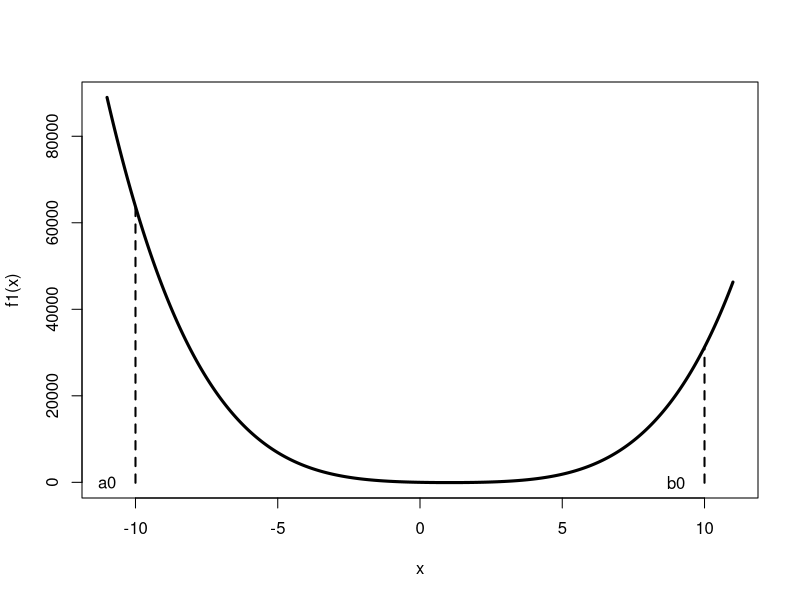
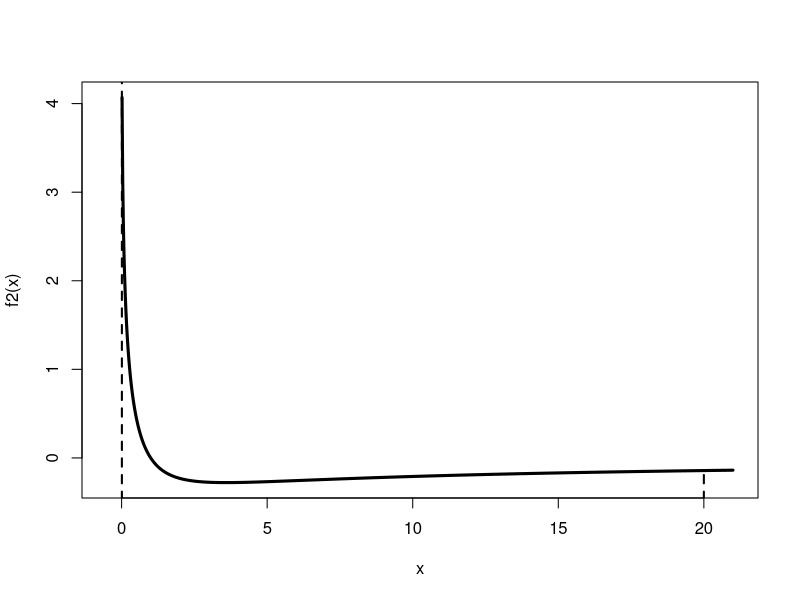

The R script that drew these images, in order: (Note: this script raises an error after producing the figures.)
#####################################################################################
############################# Univariate Optimization ###############################
#####################################################################################

################################################ Task 1 ########################################################
# An example of a unimodal function (on [0,2])
f <- function(x)
{
  1*x^4 - 14*x^3 + 60*x^2 - 70*x
}

### The derivative of f
f_prime <- function(x)
{
  4*x^3 - 42*x^2 + 120*x - 70
}

### The 2nd derivative of f
f_dbl <- function(x)
{
  12*x^2 - 84*x + 120
}

####################################################
####### FUNCTION FOR GOLDEN SECTION SEARCH #########
####################################################
golden <- function(f, int, precision = 1e-6, max_iter = 100)
{
  # ::: This function implements the golden section search for a 
  # ::: *minimum* for the function 'f' on the range [int]
  # ::: with precision no greater than 'precision'.
  # ::: Note: 'int' is an interval such as c(2,3).
  # ::: If you want to *maximize*, multiply your function by -1.
  
  rho <- (3-sqrt(5))/2 # ::: Golden ratio
  # ::: Work out first iteration here
  f_a <- f(int[1] + rho*(diff(int)))
  f_b <- f(int[2] - rho*(diff(int)))
  ### How many iterations will we need to reach the desired precision?
  N <- ceiling(log(precision/(diff(int)))/log(1-rho))
  a <- int[1] # interval starts from a
  b <- int[2] # interval ends at b
  for (i in 1:(N)) {                   # index the number of iterations
    if (i > max_iter) stop("Exceed maximum number of iterations.")
    if (f_a < f_b) {
      b <- b - rho*(diff(c(a, b)))
      f_b <- f_a
      f_a <- f( a + rho*(diff(c(a, b))) )
    } else {
      a <- a + rho*(diff(c(a, b)))
      f_a <- f_b
      f_b <- f( b - rho*(diff(c(a, b))) )
    }
    print(paste0("Iter", i, "; [", a, ", ", b, "]."))
  }
  c(a, b)
}



##########################################################
####### FUNCTION FOR BISECTION METHOD ####################
##########################################################
bisection <- function(f_prime, int, precision = 1e-6, max_iter = 100)
{
  # ::: f_prime is the function for the first derivative
  # ::: of f, int is an interval such as c(0,1) which 
  # ::: denotes the domain
  
  N <- ceiling(log(precision/(diff(int)))/log(.5))
  f_prime_a <- f_prime(int[1] + diff(int)/2)
  a <- int[1]
  b <- int[2]
  for (i in 1:N) {
    if (i > max_iter) stop("Exceed maximum number of iterations.")
    if (f_prime_a < 0) {
      a <- a + diff(c(a, b))/2
      f_prime_a <- f_prime(a + diff(c(a, b))/2)
    } else if (f_prime_a > 0) {
      b <- b - diff(c(a, b))/2
      f_prime_a <- f_prime(a + diff(c(a, b))/2)
      } else if (f_prime_a == 0) {
        print(paste0("Iter", i, "; [", a, ", ", b, "].", " Find point x = ", (a + b)/2 ))
        break
        }
    print(paste0("Iter", i, "; [", a, ", ", b, "]."))  
  }
  c(a, b)
}


##########################################################
####### FUNCTION FOR NEWTON'S METHOD #####################
##########################################################
newton <- function(f_prime, f_dbl, precision = 1e-6, start, max_iter = 100) {
  # ::: f_prime is first derivative function
  # ::: f_dbl is second derivitive function
  # ::: start is starting 'guess'
  
  x_old <- start
  x_new <- x_old - f_prime(x_old)/f_dbl(x_old)
    
    i <- 1 # ::: use 'i' to print iteration number
  print(paste0("Iteration ", i, "; Estimate = ", x_new) )
  while (abs(x_new - x_old) > precision) {
    if (i + 1 > max_iter) stop("Exceed maximum number of iterations.")
    x_old <- x_new
    x_new <- x_old - f_prime(x_old)/f_dbl(x_old)
      # ::: redefine variables and calculate new estimate
      
      # ::: keep track of iteration history
      print(paste0("Iteration ", i + 1, "; Estimate = ", x_new) )
    i <- i + 1
  }
  x_new
}



########################################################
####### FUNCTION FOR SECANT METHOD #####################
########################################################
secant <- function(f_prime, start1, start2, precision = 1e-6, max_iter = 100)
{
  x_old1 <- start1
  x_old2 <- start2
  x_new <- x_old2 - (x_old2 - x_old1)/(f_prime(x_old2) - f_prime(x_old1)) * f_prime(x_old2)
  i <- 1 # ::: use 'i' to print iteration number
  print(paste0("Iteration ", i, "; Estimate = ", x_new) )
  while (abs(x_new - x_old2) > precision) {
    if (i + 1 > max_iter) stop("Exceed maximum number of iterations.")
    x_old1 <- x_old2
    x_old2 <- x_new
    x_new <- x_old2 - (x_old2 - x_old1)/(f_prime(x_old2) - f_prime(x_old1)) * f_prime(x_old2)
    # ::: redefine variables and calculate new estimate
    
    # ::: keep track of iteration history
    print(paste0("Iteration ", i + 1, "; Estimate = ", x_new) )
    i <- i + 1
  }
  x_new
}


################################################ Task 2 ########################################################

# An example of a function (on [-10,10])
f1 <- function(x) {
  4*x^4 - 15*x^3 + 75*x^2 - 125*x
}

f_prime1 <- function(x) {
  16*x^3 - 45*x^2 + 150*x -125
}

f_dbl1 <- function(x) {
  48*x^2 - 90*x +150
}


### plot the function from -11 to 11
curve(f1, from = -11, to = 11, n = 1001, lwd = 3) # plot the function from -10 to 10
### Create diagram to depict starting points and first picks
a0 <- -10; b0 <- 10;
### plot dashed lines from a0 and b0 to curve
text(a0 - 1,-30, "a0")
segments(a0, -100, a0, f1(a0), lty = 2, lwd = 2)
text(b0 - 1,-30, "b0")
segments(b0, -100, b0, f1(b0), lty = 2, lwd = 2)



# find the minimum of the f1 by four methods
golden(f1, c(-10, 10))
bisection(f_prime1, c(-10, 10))
newton(f_prime1, f_dbl1, start = -10)
secant(f_prime1, start1 = -10, start2 = -9.5)




################################################ Task 3 ########################################################

# An example of a function (on [0,20])
f2 <- function(x) {
  -log(x)/(1+x)
}

f_prime2 <- function(x) {
  ( x*log(x) - 1 - x )/( x*(1+x)^2 )
}

f_dbl2 <- function(x) {
  ( (1+x)^4 + 2*x^2 + 2*x - 2*x^2*x*log(x) )/( x^2*(1+x)^3 )
}


### plot the function from 0 to 20
curve(f2, from = -0.5, to = 21, n = 1001, lwd = 3) # plot the function from -1 to 21
### Create diagram to depict starting points and first picks
a0 <- 0.01; b0 <- 20;
### plot dashed lines from a0 and b0 to curve
text(a0 - 1,-30, "a0")
segments(a0, -100, a0, f2(a0), lty = 2, lwd = 2)
text(b0 - 1,-30, "b0")
segments(b0, -100, b0, f2(b0), lty = 2, lwd = 2)



# find the minimum of the f1 by four methods
golden(f2, c(0, 20))
bisection(f_prime2, c(0, 20))
newton(f_prime2, f_dbl2, start = 1)
secant(f_prime2, start1 = 1, start2 = 1.1)












#######################################################################################
############################# Multivariate Optimization ###############################
#######################################################################################

################################################ Task 4 ########################################################
# a multivaraite function within the interval of -4 <= x <= 4, -2 <= y <= 3.2
mulfun <- function(x, y) {
  10*(x^2)*y - 5*x^2 - 4*y^2 - x^4 -2*y^4
}

z <- function(xy) {
  x <- xy[ , 1]
  y <- xy[ , 2]
  z <- mulfun(x, y)
  z <- ifelse(z > -30, z, -30) # truncate the plot with z >= -30
  return(z)
}


# draw the function in 3 dimentions
x <- seq(-4, 4, 0.1)
y <- seq(-2, 3.2, 0.1)
xy <- expand.grid(x, y)
z <- matrix(z(xy), nrow = length(x), ncol = length(y))

library("graphics")
par(mfrow = c(1,3))
persp(x, y, z, phi = 45, theta = 45)
persp(x, y, z, phi = 0, theta = 90)
persp(x, y, z, phi = 90, theta = 45)



################################################ Task 5 ########################################################

# rewrite the fucntion with input of c(x, y)
f.mulfun <- function(xy) {
  x <- xy[1]
  y <- xy[2]
  10*(x^2)*y - 5*x^2 - 4*y^2 - x^4 -2*y^4
}

# derive the gradient function
grad.mulfun <- function(xy) {
  x <- xy[1]
  y <- xy[2]
  c(-4*x^3 - 10*x + 20*x*y, -8*y^3 - 8*y + 10*x^2)
}


# Gradient method when alpha is fixed (eg: 0.2)
gradient <- function(f,               # original function
                     gradf,           # gradient function
                     strtpt,          # starting point
                     maxiter = 100,   # maximum number iterations
                     alpha = .2,      # fixed step size
                     minimize = TRUE, # set to FALSE to maximize
                     epsilon = 1e-4,  # stopping criterion
                     iterhist = TRUE) # print iteration history
{
  p_old <- strtpt; error <- 1; i <- 1; check <- 1
  while(check > epsilon)
  {
    if(iterhist == TRUE) print(paste0("Iter ", i, "; f(x) = ", f(p_old)))
    if(i > maxiter) stop("Exceeded maximum number of iterations")
    p_new <- gradf(p_old)
    p_new <- p_new/sqrt(p_new %*% p_new) # Normalize the gradient vector
    ### Subtract for minimization; add for maximization
    ifelse(minimize, p_new <- p_old - alpha*p_new, p_new <- p_old + alpha*p_new)
    ### Calculate stopping criterion
    check <- sqrt((p_new - p_old) %*% (p_new - p_old)) / sqrt(p_old %*% p_old)
    ### Redefine the old point to the new point for the next iteration
    p_old <- p_new
    i <- i + 1
  } 
}


gradient(f = f.mulfun, gradf = grad.mulfun, strtpt = c(3, 2), minimize = FALSE)




################################################ Task 6 ########################################################

# Steepest method, where alpha is varying for each iterations
steepest <- function(f,               # original function
                     gradf,           # gradient function
                     strtpt,          # starting point
                     maxiter = 100,   # maximum number iterations
#                    alpha = .2,      # fixed step size
                     minimize = TRUE, # set to FALSE to maximize
                     epsilon = 1e-4,  # stopping criterion
                     iterhist = TRUE) # print iteration history
{
  p_old <- strtpt; check <- 1; i <- 1
  while(check > epsilon)
  {
    if(iterhist == TRUE) print(paste0("Iter ", i, "; f(x) = ", f(p_old)))
    if(i > maxiter) stop("Exceeded maximum number of iterations")
    p_new <- gradf(p_old)
    p_new <- p_new/sqrt(p_new %*% p_new) # Normalize the gradient vector
    ### Subtract for minimization; add for maximization
    if(minimize) { f_to_minimize <- function(alpha) { f(p_old - alpha*p_new) }
    alpha <- optimize(f_to_minimize, interval = c(0, 1), maximum = FALSE)$minimum
    p_new <- p_old - alpha*p_new}
    if(!minimize) { f_to_maximize <- function(alpha) { f(p_old + alpha*p_new) }
    alpha <- optimize(f_to_maximize, interval = c(0, 1), maximum = TRUE)$maximum 
    p_new <- p_old + alpha*p_new}
    ### Calculate stopping criterion
    check <- sqrt((p_new - p_old) %*% (p_new - p_old)) / sqrt(p_old %*% p_old)
    ### Redefine the old point to the new point for the next iteration
    p_old <- p_new
    i <- i + 1
  } 
}

steepest(f.mulfun, grad.mulfun, strtpt = c(3, 2), minimize = FALSE)





################################################ Task 7 ########################################################

# -f(x, y) function
f.mulfun <- function(xy) {
  x <- xy[1]
  y <- xy[2]
  - (10*(x^2)*y - 5*x^2 - 4*y^2 - x^4 -2*y^4)
}

# Gradient function of -f(x, y)
grad.mulfun <- function(xy) {
  x <- xy[1]; y <- xy[2]
  -1 * c(-4*x^3 - 10*x + 20*x*y, -8*y^3 - 8*y + 10*x^2)
}

# Hessian function of -f(x, y)
hess.mulfun <- function(xy) {
  x <- xy[1]; y <- xy[2]
  matrix(-1 * c(-12*x^2 - 10 + 20*y, 20*x, 20*x, -24*y^2 - 8), 2, 2)
}

# Newton's Method
LRNewton <- function(strtpt = c(0, 0), epsilon = 1e-4, f, grad, hess, 
                     maxiter = 100, iterhist = TRUE)
{
  p_old <- t(t(strtpt)); check <- 1; i <- 1
  out <- t(p_old)
  
  while (check > epsilon)
  {
    if (iterhist == TRUE) 
      print(paste0("Iter ", i, "; f(x, y) = ", round(-f(p_old), 6),
                   "; b0 = ", round(p_old[1], 2), "; b1 = ", round(p_old[2], 2)))
    if (i > maxiter) stop("Exceeded maximum number of iterations")
    p_new <- p_old - solve(hess(p_old)) %*% grad(p_old)
    check <- sqrt(t(p_new - p_old) %*% (p_new - p_old)) / sqrt(t(p_old) %*% p_old)
    ### Redefine the old point to the new point for the next iteration
    p_old <- p_new
    out <- rbind(out, t(p_new))
    i <- i + 1
  } 
  out
}

out <- LRNewton(strtpt = c(3, 2), f = f.mulfun, grad = grad.mulfun, hess = hess.mulfun)


